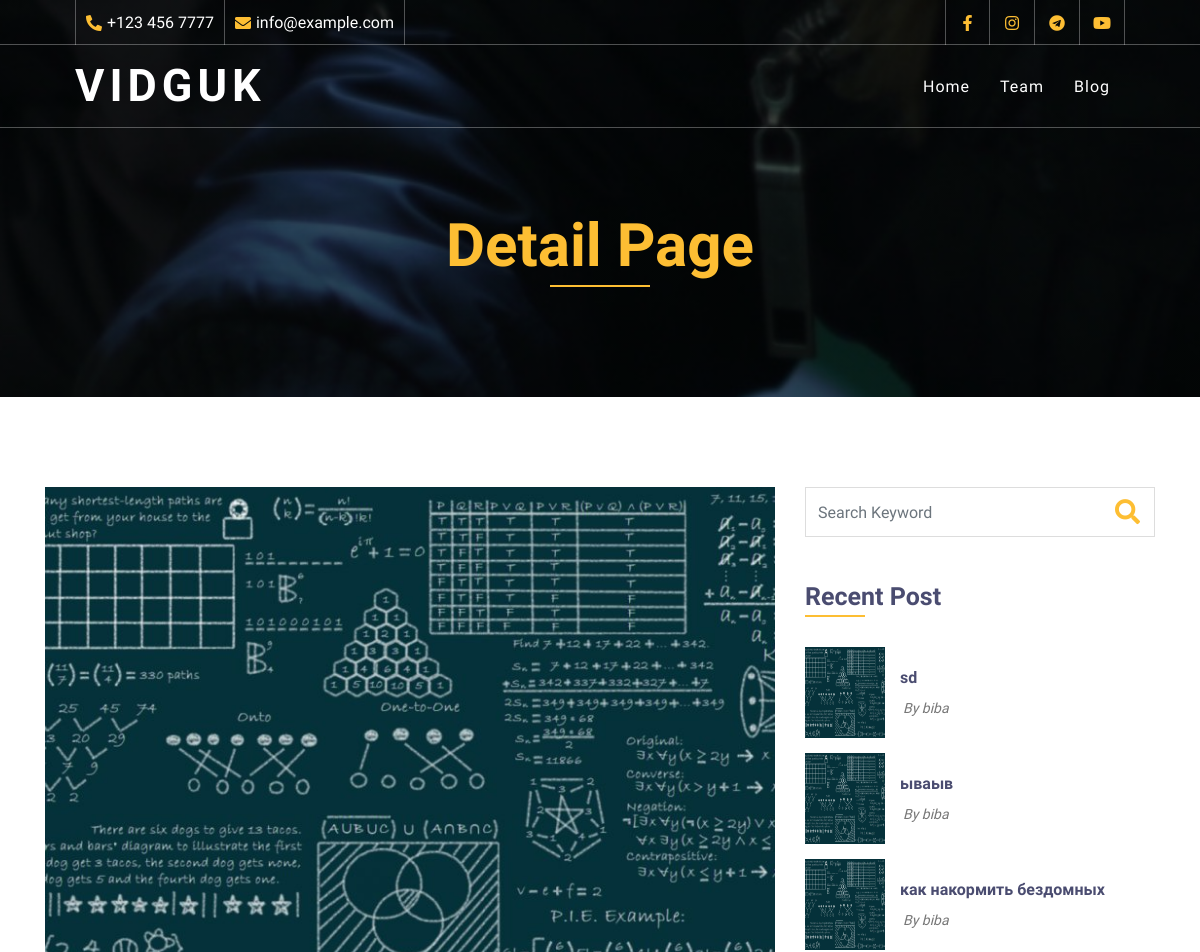
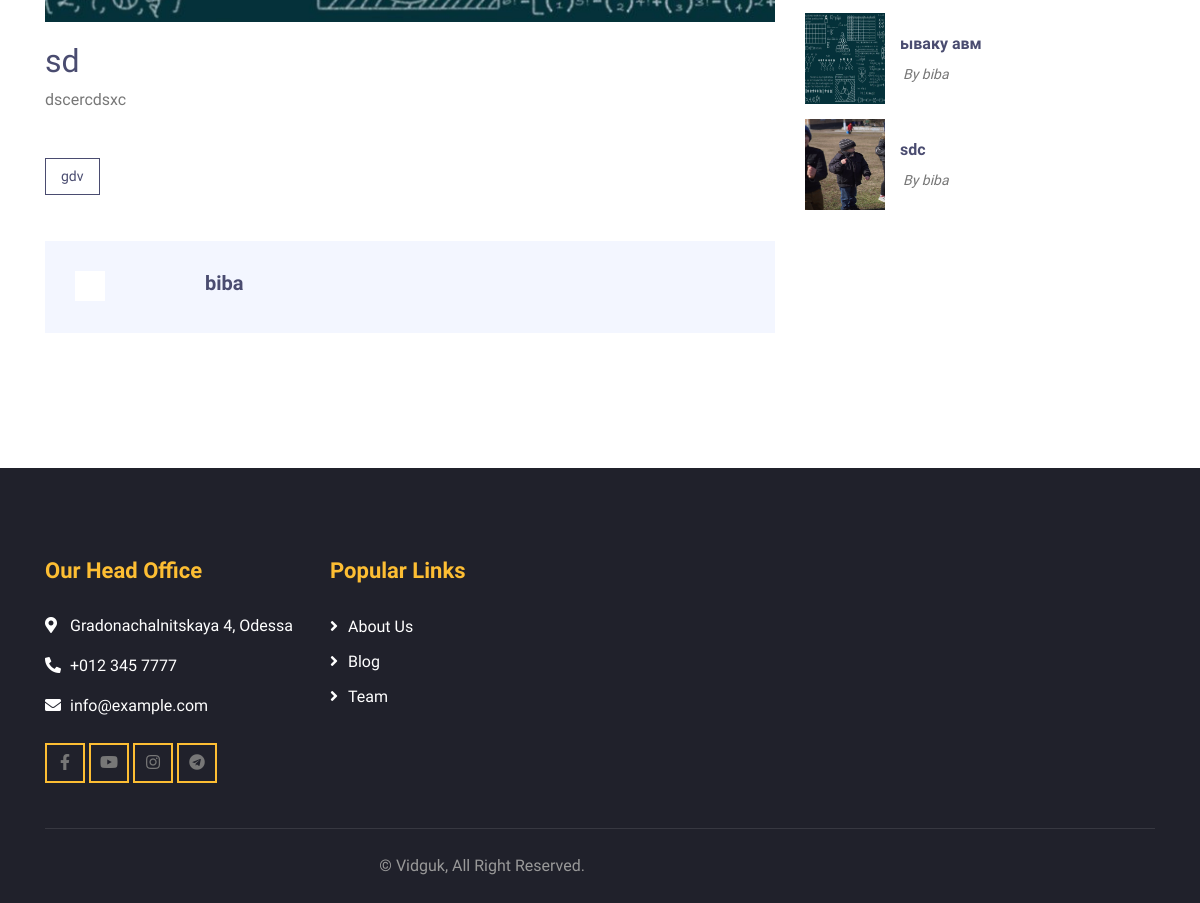
Screenshot of /sd/ with the database file from the repository (2 pictures, top to bottom).
### blog/models.py (models this page shows, shortened)
class Post(models.Model):
    title = models.CharField(max_length=200, unique=True)
    slug = models.SlugField(max_length=200, unique=True)
    author = models.ForeignKey(User, on_delete= models.CASCADE,related_name='blog_posts')
    updated_on = models.DateTimeField(auto_now= True)
    content = models.TextField()
    created_on = models.DateTimeField(auto_now_add=True)
    status = models.IntegerField(choices=STATUS, default=0)
    image = models.ImageField(upload_to='images/')
    tags = TaggableManager()
    class Meta:
        ordering = ['-created_on']

### blog/views.py (the view)
# urls.py: path('<slug:slug>/', views.PostDetail.as_view(), name='post_detail'),
class PostDetail(generic.DetailView):
    model = Post
    template_name = 'single_blogus.html'
    def get_context_data(self, **kwargs):
        context = super().get_context_data(**kwargs)
        context['recent_posts'] = Post.objects.filter(status=1).order_by('-created_on')[:5]
        return context

### blog/templates/single_blogus.html (shortened to what this page needs)
{% load static %}
<!DOCTYPE html>
<html lang="en">
    <head>
        <link href="https://stackpath.bootstrapcdn.com/bootstrap/4.4.1/css/bootstrap.min.css" rel="stylesheet">
        <link href="https://cdnjs.cloudflare.com/ajax/libs/font-awesome/5.10.0/css/all.min.css" rel="stylesheet">
        <link href="{% static 'lib/flaticon/font/flaticon.css' %}" rel="stylesheet">
        <link href="{% static 'lib/animate/animate.min.css' %}" rel="stylesheet">
        <link href="{% static 'lib/owlcarousel/assets/owl.carousel.min.css' %}" rel="stylesheet">
        <link href="{% static 'css/style.css' %}" rel="stylesheet">
    </head>
    <body>
        {% include 'top_bar.html' %}
        <div class="page-header">
            <div class="container">
                <div class="row">
                    <div class="col-12">
                        <h2>Detail Page</h2>
                    </div>
                </div>
            </div>
        </div>
        <div class="single">
            <div class="container">
                <div class="row">
                    <div class="col-lg-8">
                        <div class="single-content">
                            <img src="{{post.image.url}}" />
                            <h2>{{ object.title }}</h2>
                            <p>
                                {{ object.content | safe }}
                            </p>
                        </div>
                        <div class="single-tags">
                            {% for tag in object.tags.all %}
                                <a >{{tag}}</a>
                            {% endfor %}
                        </div>
                        <div class="single-bio">
                            <div class="single-bio-img">
                                <img src="{{ user.profile.image.url }}" />
                            </div>
                            <div class="single-bio-text">
                                <h3>{{ post.author }}</h3>
                            </div>
                        </div>
                    </div>
                    <div class="col-lg-4">
                        <div class="sidebar">
                            <div class="sidebar-widget">
                                <div class="search-widget">
                                    <form>
                                        <input class="form-control" type="text" placeholder="Search Keyword">
                                        <button class="btn"><i class="fa fa-search"></i></button>
                                    </form>
                                </div>
                            </div>
                            <div class="sidebar-widget">
                                <h2 class="widget-title">Recent Post</h2>
                                <div class="recent-post">
                                    {% for post in recent_posts %}
                                        <div class="post-item">
                                            <div class="post-img">
                                                <img src="{{ post.image.url }}" />
                                            </div>
                                            <div class="post-text">
                                                <a href="{% url 'post_detail' post.slug %}">{{ post.title }}</a>
                                                <div class="post-meta">
                                                    <p>By {{ post.author }}</p>
                                                </div>
                                            </div>
                                        </div>
                                    {% endfor %}
                                </div>
                            </div>
                                </div>
                            </div>
                        </div>
                    </div>
                </div>
        {% include 'footer.html' %}
    </body>
</html>

### static/css/style.css (style rules this page uses)
body { color: #777777; font-weight: 500; background: #ffffff; font-family: 'Balsamiq Sans'; }
h1, h2, h3, h4, h5, h6 { color: #4a4c70; }
a { color: #4a4c70; transition: .3s; }
.page-header { position: relative; margin-bottom: 45px; padding: 210px 0 90px 0; text-align: center; background: linear-gradient(rgba(0, 0, 0, .5), rgba(0, 0, 0, .5)), url(../img/11page-header.jpg); background-attachment: fixed; background-position: center; background-repeat: no-repeat; background-size: cover; }
.page-header h2 { position: relative; color: #FDBE33; font-size: 60px; font-weight: 700; margin-bottom: 20px; padding-bottom: 5px; }
.page-header h2::after { position: absolute; content: ""; width: 100px; height: 2px; left: calc(50% - 50px); bottom: 0; background: #FDBE33; }
.single { position: relative; padding: 45px 0; }
.single .single-content { position: relative; margin-bottom: 30px; overflow: hidden; }
.single .single-content img { margin-bottom: 20px; width: 100%; }
.single .single-tags { margin: -5px -5px 41px -5px; font-size: 0; }
.single .single-tags a { margin: 5px; display: inline-block; padding: 7px 15px; font-size: 14px; font-weight: 500; color: #4a4c70; border: 1px solid #4a4c70; }
.single .single-bio { margin-bottom: 45px; padding: 30px; background: #f3f6ff; display: flex; }
.single .single-bio-img { width: 100%; max-width: 100px; }
.single .single-bio-img img { width: 100%; border: 15px solid #ffffff; }
.single .single-bio-text { padding-left: 30px; }
.single .single-bio-text h3 { font-size: 20px; font-weight: 700; }
.single .post-item { display: flex; align-items: center; margin-bottom: 15px; }
.single .post-item .post-img { width: 100%; max-width: 80px; position: relative; padding-bottom: 26%; }
.single .post-item .post-img img { width: 100%; position: absolute; height: 100%; top: 0; bottom: 0; }
.single .post-item .post-text { padding-left: 15px; }
.single .post-item .post-text a { font-size: 16px; font-weight: 600; }
.single .post-item .post-meta { display: flex; margin-top: 8px; }
.single .post-item .post-meta p { display: inline-block; margin: 0; padding: 0 3px; font-size: 14px; font-weight: 500; font-style: italic; }
.sidebar { position: relative; width: 100%; }
.sidebar .sidebar-widget { position: relative; margin-bottom: 45px; }
.sidebar .sidebar-widget .widget-title { position: relative; margin-bottom: 30px; padding-bottom: 5px; font-size: 25px; font-weight: 700; }
.sidebar .sidebar-widget .widget-title::after { position: absolute; content: ""; width: 60px; height: 2px; bottom: 0; left: 0; background: #FDBE33; }
.sidebar .sidebar-widget .search-widget { position: relative; }
.sidebar .search-widget input { height: 50px; border: 1px solid #dddddd; border-radius: 0; }
.sidebar .search-widget .btn { position: absolute; top: 6px; right: 15px; height: 40px; padding: 0; font-size: 25px; color: #FDBE33; background: none; border-radius: 0; border: none; transition: .3s; }
.sidebar .sidebar-widget .recent-post { position: relative; }

### rows the page displays
Post: image (picture), title "sd", content "dscercdsxc", author "biba"
Tag: name "gdv"
Post: image (picture), title "ываыв", author "biba"
Post: image (picture), title "как накормить бездомных", author "biba"
Post: image (picture), title "ываку авм", author "biba"
Post: image (picture), title "sdc", author "biba"
